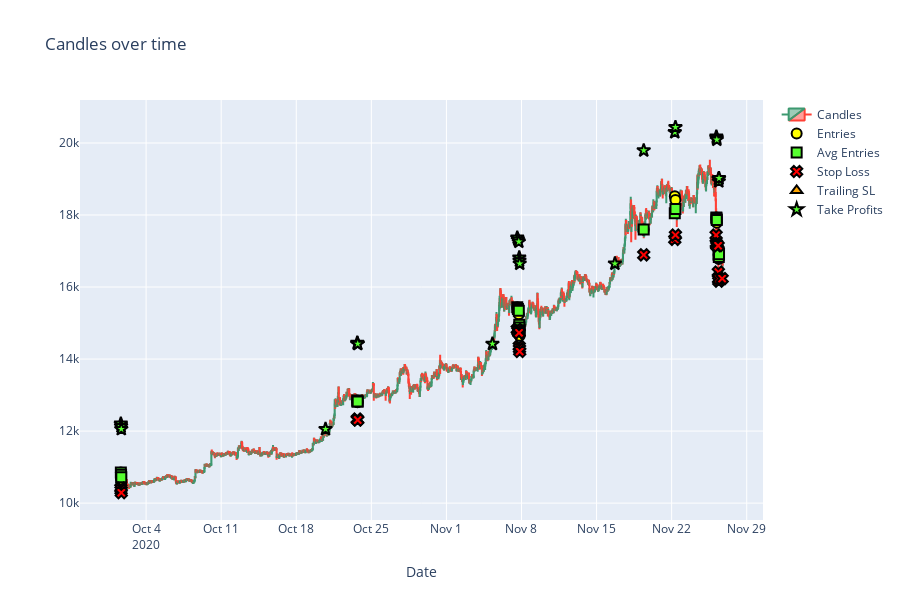

This figure's notebook cell:
### Code cell
log_trades_plot(
    open_prices=prices.open,
    high_prices=prices.high,
    low_prices=prices.low,
    close_prices=prices.close,
    order_records=order_rec[0:30],
)

### Figure 1 — Plotly figure (JSON) as saved in the notebook; plotly's stock layout.template omitted (floating-point values rounded to 4 significant figures; data arrays with more than 128 entries replaced by an {"elided": "..."} marker saying what was removed)
{"data": [{"close": {"elided": "2696 float values"}, "high": {"elided": "2696 float values"}, "low": {"elided": "2696 float values"}, "name": "Candles", "open": {"elided": "2696 float values"}, "type": "candlestick", "x": {"elided": "2696 str values"}}, {"marker": {"color": "yellow", "line": {"color": "black", "width": 2}, "size": 10, "symbol": "circle"}, "mode": "markers", "name": "Entries", "type": "scatter", "x": {"elided": "2696 str values"}, "y": {"elided": "2696 float values"}}, {"marker": {"color": "#57FF30", "line": {"color": "black", "width": 2}, "size": 10, "symbol": "square"}, "mode": "markers", "name": "Avg Entries", "type": "scatter", "x": {"elided": "2696 str values"}, "y": {"elided": "2696 float values"}}, {"marker": {"color": "red", "line": {"color": "black", "width": 2}, "size": 10, "symbol": "x"}, "mode": "markers", "name": "Stop Loss", "type": "scatter", "x": {"elided": "2696 str values"}, "y": {"elided": "2696 float values"}}, {"marker": {"color": "orange", "line": {"color": "black", "width": 2}, "size": 10, "symbol": "triangle-up"}, "mode": "markers", "name": "Trailing SL", "type": "scatter", "x": {"elided": "2696 str values"}, "y": {"elided": "2696 null values"}}, {"marker": {"color": "#57FF30", "line": {"color": "black", "width": 2}, "size": 10, "symbol": "star"}, "mode": "markers", "name": "Take Profits", "type": "scatter", "x": {"elided": "2696 str values"}, "y": {"elided": "2696 float values"}}], "layout": {"autosize": true, "height": 600, "title": {"text": "Candles over time"}, "xaxis": {"rangeslider": {"visible": false}, "title": {"text": "Date"}}}}
